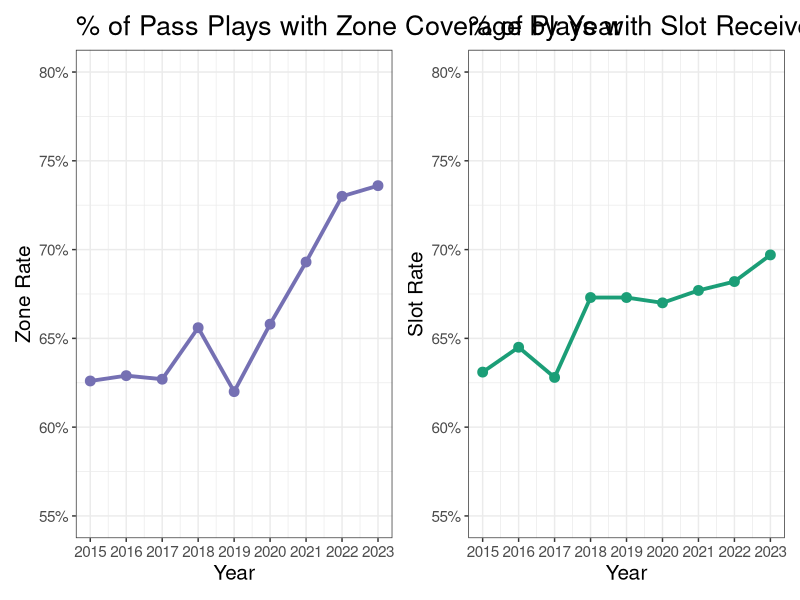

Write R code to recreate this figure.
# Mailroom ----------------------------------------------------------------
library(tidyverse)
library(patchwork)

# Graph #1 ----------------------------------------------------------------
data <- tribble(
  ~Year, ~Zone_Rate, ~Slot_Rate,
  2015, 0.626, 0.631,
  2016, 0.629, 0.645,
  2017, 0.627, 0.628,
  2018, 0.656, 0.673,
  2019, 0.620, 0.673,
  2020, 0.658, 0.670,
  2021, 0.693, 0.677,
  2022, 0.730, 0.682,
  2023, 0.736, 0.697
)


a <- data |>
  ggplot() +
  aes(data, x = Year, y = Zone_Rate) +
  geom_point(color = "#7570B3", size = 3) +
  geom_line(color = "#7570B3", linewidth = 1.3) +
  theme_bw() +
  scale_y_continuous(limit = c(.55, .8), labels = scales::percent) +
  scale_x_continuous(n.breaks = 9) +
  theme(axis.text = element_text(size = 11)) +
  theme(axis.title = element_text(size = 15)) +
  ylab("Zone Rate") +
  ggtitle("% of Pass Plays with Zone Coverage by Year") +
  theme(title = element_text(size = 16.25))


b <- data |>
  ggplot() +
  aes(data, x = Year, y = Slot_Rate) +
  geom_point(color = "#1B9E77", size = 3) +
  geom_line(color = "#1B9E77", linewidth = 1.3) +
  theme_bw() +
  scale_y_continuous(limit = c(.55, .8), labels = scales::percent) +
  scale_x_continuous(n.breaks = 9) +
  theme(axis.text = element_text(size = 11)) +
  theme(axis.title = element_text(size = 15)) +
  ylab("Slot Rate") +
  ggtitle("% of Plays with Slot Receiver(s) by Year") +
  theme(title = element_text(size = 16.25))


a + b
